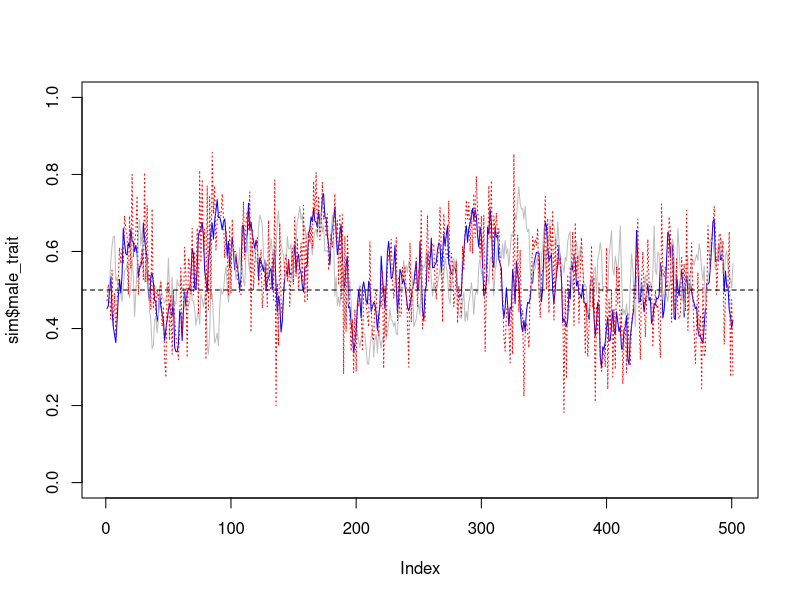

Generate this figure with R: (Note: this script raises an error after producing the figure.)
#### parameters ####

## list of global parameters
p <- list(
  nb_class = c(1,1), ## i classes of juveniles; non reproductive; only the last observes
  ## j classes of adults; reproductive; only the last does not observe
  K = 200, ## pop size
  female_strategy = "conformity", ## alternatives: "koinophilia" or "conformity"
  survival = 0.9, ## must be < 1
  ageing = 0.1, ## probability to stay in the same age class from one time step to the next
  initial_trait_frequency = 0.5, # initial probability that males have trait 1 (and neutral trait 1)
  # initial_choice_frequency = 0.1, # initial probability that females have chosen trait 1
  n_matings = 10, ## maximum number of matings for males at every time step, must be > 0
  mutation_rate = 0.1, ## with heritability = 1 - mutation_rate
  n_obs = 10, ## maximal number of couples observed per female
  c = 0.6, ## copying rate
  n_steps_removed = 50) ## must be > 0

## dataframe for parameters variation
param_variation <- expand.grid(n_obs = c(4, 6, 8, 10, 15),
                               mutation_rate = c(0.1, 0.3, 0.5),
                               c = seq(0.6, 0.8, 0.05))
param_variation_null <- expand.grid(n_obs = 0,
                                    mutation_rate = c(0.1, 0.3, 0.5),
                                    c = seq(0.6, 0.8, 0.05))

## number of replicates per combination of parameters
n_replicates <- 100

## total number of simulations to run
n_simus <- nrow(param_variation) * n_replicates

## number of time steps
n_steps <- 200


#### functions to run simulations ####

# parameters <- p

init_pop <- function(parameters) {
  males <- matrix(NA, nrow = parameters$K, ncol = 4) ## age / trait / neutral trait / alive / nb of matings    
  females <- matrix(NA, nrow = parameters$K, ncol = 7) ## age / trait / neutral trait / alive / observed / preferred / ID male chosen
  colnames(males) <- c("age", "trait", "neutral", "alive")
  colnames(females) <- c("age", "trait", "neutral", "alive", "observed", "preferred", "ID_father")
  ## description of classes
  reproductive = c(rep(FALSE, parameters$nb_class[1]), rep(TRUE, parameters$nb_class[2]))
  observing = c(rep(FALSE, parameters$nb_class[1]-1), TRUE, rep(TRUE, parameters$nb_class[2]-1), FALSE)
  ## initial repartition among age classes
  ## geometric decrease in frequency, based on survival chances
  n <- with(parameters,sum(nb_class))
  pr <- with(parameters, survival^(1:n) / ((survival-survival^(n+1)) / (1-survival))) 
  ## randomly draw number of males
  n_males <- rbinom(1, size = parameters$K, prob = 1/2)
  n_females <- parameters$K - n_males
  ## random repartition of individuals among age classes
  n_males <- as.numeric(rmultinom(1, size = n_males, prob = pr)) # number of males per age class
  n_females <- as.numeric(rmultinom(1, size = n_females, prob = pr)) # number of females per age class
  
  n_tot_females <- sum(n_females) # total number of females
  n_tot_males <- sum(n_males) # total number of males
  
  ## Initialization of age, trait, neutral trait and "who is alive" for females and males
  if (n_tot_females > 0) {
    pos <- 1 : n_tot_females
    females[pos, "age"] <- rep(1:n, times = n_females) # initialization of age in the female matrix
    females[pos, "trait"] <- rbinom(n_tot_females, size = 1, prob = parameters$initial_trait_frequency) # initialization of trait
    females[pos, "neutral"] <- rbinom(n_tot_females, size = 1, prob = parameters$initial_trait_frequency) # initialization of neutral trait
    females[pos, "alive"] <- 1 # initialization of "who is alive"
  }
  if (n_tot_males > 0) {
    pos <- 1 : n_tot_males 
    males[pos, "age"] <- rep(1:n, times = n_males) # initialization of age in the male matrix
    males[pos, "trait"] <- rbinom(n_tot_males, size = 1, prob = parameters$initial_trait_frequency) # initialization of trait
    males[pos, "neutral"] <- rbinom(n_tot_males, size = 1, prob = parameters$initial_trait_frequency) # initialization of neutral trait
    males[pos, "alive"] <- 1 # initialization of "who is alive"
  }
  
  ## Initialization of male chosen for reproductive females
  pos_f <- which(reproductive[females[, 1]]) # positions of reproductive females
  pos_m <- which(reproductive[males[, 1]]) # positions of reproductive males
  if (length(pos_f) > 0 & length(pos_m) > 0) {
    if (length(pos_m) == 1) {
      females[pos_f, "ID_father"] <- pos_m
    } else {
      females[pos_f, "ID_father"] <- sample(pos_m, size = length(pos_f), replace = TRUE)
    }
  }
  
  return(list(males = males, females = females, reproductive = reproductive, observing = observing))
}
# 
# parameters <- p
# tmax <- 10
# return_tradition_only = FALSE

dynamics <- function(tmax, parameters, return_tradition_only = FALSE) { # if return_tradition_only = FALSE, store raw temporal results, if not, store only one tradition (duration) per simulation
  ## initialization
  pop <- init_pop(parameters)
  
  nb <- sum(parameters$nb_class) # number of age classes
  n_females <- n_females_old <- table(factor(pop$females[, "age"], levels = 1 : nb)) # number of females per age class
  n_males <- n_males_old <- table(factor(pop$males[, "age"], levels = 1 : nb)) # number of males per age class
  
  ## prepare vectors and matrices to store output (only if we store raw results)
  if (!return_tradition_only) {
    # for males
    sequence_trait_m <- sequence_neutral_m <- rep(NA, tmax + 1)
    sequence_trait_m[1] <- mean(pop$males[, "trait"], na.rm = TRUE)
    sequence_neutral_m[1] <- mean(pop$males[, "neutral"], na.rm = TRUE)
    # for females
    sequence_trait_f <- sequence_neutral_f <- rep(NA, tmax + 1)
    sequence_observed <- sequence_preferred <- sequence_choice <- rep(NA, tmax + 1)
    sequence_trait_f[1] <- mean(pop$females[, "trait"], na.rm = TRUE)
    sequence_neutral_f[1] <- mean(pop$females[, "neutral"], na.rm = TRUE)
    sequence_choice[1] <- mean(pop$males[pop$females[, "ID_father"], "trait"], na.rm = TRUE)
    sequence_observed[1] <- NA
    sequence_preferred[1] <- NA
    # number of individuals in each age class
    pop_size <- matrix(NA, nrow = tmax + 1, ncol = 2*nb)
    pop_size[1,] <- c(n_females, n_males)
  } else {
    mean_choice <- NA
    trad_duration <- NA
  }
  sequence_nb_demos <- sequence_nb_observations <- rep(NA, tmax + 1)
  sequence_nb_demos[1] <- NA
  sequence_nb_observations[1] <- NA
  
  ## start loop on time steps
  ## as females are "initialized" with a mate, reproduction must come first
  for(g in 1 : tmax) {
    
    ## position of females who reproduced in the previous step
    pos_fR <- which(pop$reproductive[pop$females[, "age"]] & !is.na(pop$females[, "ID_father"])) # position of the females who reproduced (demonstrator females)
    # if (length(pos_fR) == 0) { # if no mate choice at the previous step, we want to end the simulation
    #   print(g)
    #   print("no mate choice in the previous step, stop time, return results")
    #   break # go out of the loop on time steps, to store results
    # }
    # print("the next 2 lines are the position of females who mated and of males that have been chosen in the previous step")
    # print(pos_fR)
    # print(pop$females[pos_fR, "ID_father"])
    
    ## observations / preference
    pos_fO <- which(pop$observing[pop$females[, "age"]]) # position of observing females
    if (length(pos_fO) == 0) {
      # print(g)
      # print("no observing females")
    }
    if (parameters$n_obs == 0) { # preference in the null model, for n_obs = 0
      pop$females[pos_fO, "observed"] <- NA # nothing is observed
      pop$females[pos_fO, "preferred"] <- rbinom(length(pos_fO), size = 1, prob = 1/2) # the preference is random
      sequence_nb_observations[g + 1] <- parameters$n_obs
    } else { # preference in the social model, for n_obs > 0
      # we need the trait of the observed males
      if (parameters$female_strategy == "conformity") { # if female strategy is conformity
        traits_observed_males <- pop$males[pop$females[pos_fR, "ID_father"], "trait"] # traits of males who reproduced with the demonstrator females at g-1
      }
      if (parameters$female_strategy == "koinophilia") { # if female strategy is koinophilia
        traits_observed_males <- pop$males[which(pop$reproductive[pop$males[, "age"]]), "trait"] # traits of reproductive males who are present at g
      }
      # if (!return_tradition_only) sequence_nb_demos[g + 1] <- length(traits_observed_males) # store the number of social info available
      
      if (parameters$n_obs >= length(traits_observed_males)) { # case where there is less to observe than what females could: all females observe the same matings
        sequence_nb_observations[g + 1] <- length(traits_observed_males) # the effective number of observations is the number of available matings to observe
        if (length(traits_observed_males) == 0) { # if there is nothing to observe at this time step, the preference is random
          # print(g)
          # print("nothing to observe, because no repro females or repro males at the previous step")
          pop$females[pos_fO, "observed"] <- NA
          pop$females[pos_fO, "preferred"] <- rbinom(length(pos_fO), size = 1, prob = 1/2)
        } else {
          fr_obs <- mean(traits_observed_males) # frequency for trait 1 observed
          pop$females[pos_fO, "observed"] <- fr_obs
          if (fr_obs > 1/2) {
            pop$females[pos_fO, "preferred"] <- 1
          } 
          else {
            if (fr_obs == 1/2) {
              pop$females[pos_fO,"preferred"] <- rbinom(length(pos_fO), size = 1, prob = 1/2)
            } 
            else {
              pop$females[pos_fO,"preferred"] <- 0
            }
          }
        }
      }
      if (parameters$n_obs < length(traits_observed_males)) { # could be replaced by a else?
        # case where there are more matings to observe than what females can observe
        # use a hypergeometric sampling for each female
        # and determine which male trait value is most frequent among the observations
        sequence_nb_observations[g + 1] <- parameters$n_obs
        nb_1 <- sum(traits_observed_males) # number of 1 in all possible observations
        nb_0 <- length(traits_observed_males) - nb_1 # number of 0 in all possible observations
        nb_1_obs <- rhyper(length(pos_fO), nb_1, nb_0, parameters$n_obs) # number of 1 observed by each observer female
        fr_obs <- nb_1_obs/parameters$n_obs # frequency of 1 observed for each observer female
        pop$females[pos_fO, "observed"] <- fr_obs
        pop$females[pos_fO, "preferred"] <- ifelse(fr_obs > 1/2, 1, 0)
        l <- fr_obs == 1/2
        if (any(l)) {
          pop$females[pos_fO[l], "preferred"] <- rbinom(sum(l), size = 1, prob = 1/2)
        } 
      }
    } ## end of acquisition of the preference in the social model
    
    
    ## who will survive?
    pos <- which(pop$females[, "age"] < nb) # position of females of age class in which survival occurs (not the last age class)
    pop$females[pos, "alive"] <- with(parameters, rbinom(length(pos), size = 1, prob = survival)) # survival (1) or death (0) for every female
    pop$females[which(pop$females[, "age"] == nb), "alive"] <- 0 # females of the last age class will all die
    pos <- which(pop$males[, "age"] < nb) # position of males of age class in which survival occurs (not the last age class)
    pop$males[pos, "alive"] <- with(parameters, rbinom(length(pos), size = 1, prob = survival)) # survival (1) or death (0) for every male
    pop$males[which(pop$males[, "age"] == nb), "alive"] <- 0 # males of the last age class will all die
    
    ## how many newborns to keep pop size constant?
    nb_newborns <- parameters$K - sum(pop$males[, "alive"], na.rm = TRUE) - sum(pop$females[, "alive"], na.rm = TRUE)
    if (nb_newborns < 0) stop("Number of newborns cannot be negative!") # check that everything is OK, in principle this could be removed...
    if (nb_newborns > parameters$K) stop("Number of newborns cannot excess max population size!")
    
    ## randomly draw the identity of the mother / transmission of trait
    if (length(pos_fR) > 0) { # if there are mothers...
      if (nb_newborns > 0) { # ... and space for newborns
        if (length(pos_fR) == 1) {
          who_is_the_mother <- pos_fR
        } else {
          who_is_the_mother <- sample(pos_fR, size = nb_newborns, replace = TRUE)
        }
        who_is_the_father <- pop$females[who_is_the_mother, "ID_father"] # position of the father for each newborn
        # compute trait values for newborns, as transmitted by the two parents
        # print("the next 4 lines are who_is_the_mother, who_is_the_father and theirs relative traits")
        # print(who_is_the_mother)
        # print(who_is_the_father)
        # print(pop$females[who_is_the_mother, "trait"])
        # print(pop$males[who_is_the_father, "trait"])
        newborn_trait <- ifelse(runif(nb_newborns) < 0.5, pop$females[who_is_the_mother, "trait"], pop$males[who_is_the_father, "trait"])
        newborn_neutral <- ifelse(runif(nb_newborns) < 0.5, pop$females[who_is_the_mother, "neutral"], pop$males[who_is_the_father, "neutral"])
        # print("next line = generation")
        # print(g)
        # print("next line = newborn_trait")
        # print(newborn_trait)
        # print("next line = newborn_neutral")
        # print(newborn_neutral)
        # print("next 2 lines = mother and father traits")
        # print(pop$females[who_is_the_mother, "trait"])
        # print(pop$males[who_is_the_father, "trait"])
        # mutation
        # mutation_rate <- 1 - parameters$heritability
        mute <- runif(nb_newborns) < parameters$mutation_rate
        if (any(mute)) newborn_trait[mute] <- rbinom(sum(mute), size = 1, prob = 1/2)
        mute <- runif(nb_newborns) < parameters$mutation_rate
        if (any(mute)) newborn_neutral[mute] <- rbinom(sum(mute), size = 1, prob = 1/2)
        # print("the next line is newborns traits, and male newborn traits")
        # print(newborn_trait)
        # are newborns males or females ?
        newborn_female <- runif(nb_newborns) < 0.5 # TRUE if the newborn is a female
      } else {print("no space for newborns at this step")}
    } else {print("no newborns because no repo females at this step")}

    ## ageing / death
    pop$males[pop$males[, "alive"] == 0, ] <- NA # rows of NA for dead males
    pos_males_age <- which(!is.na(pop$males[, "age"]))
    pop$males[pos_males_age, "age"] <- ifelse(runif(length(pos_males_age)) > parameters$ageing, pop$males[pos_males_age, "age"] + 1, pop$males[pos_males_age, "age"])
    # pop$males[, "age"] <- pop$males[, "age"] + 1
    pop$females[pop$females[, "alive"] == 0, ] <- NA # rows of NA for dead females
    pos_females_age <- which(!is.na(pop$females[, "age"]))
    pop$females[pos_females_age, "age"] <- ifelse(runif(length(pos_females_age)) > parameters$ageing, pop$females[pos_females_age, "age"] + 1, pop$females[pos_females_age, "age"])
    # pop$females[, "age"] <- pop$females[, "age"] + 1

    
    # add newborns to tables
    if (length(pos_fR) > 0) { # if there are mothers...
      if (nb_newborns > 0) { # ... and space for newborns: there are newborns to add to tables
        if (length(newborn_female) > 0 & any(newborn_female)) { # female newborns
          pos <- which(is.na(pop$females[, "age"])) # all empty spaces in the matrix
          pos_f <- pos[1 : sum(newborn_female)] # the empty spaces that will be used to store newborns
          pop$females[pos_f, "trait"] <- newborn_trait[newborn_female]
          pop$females[pos_f, "neutral"] <- newborn_neutral[newborn_female]
          pop$females[pos_f, "age"] <- 1
          pop$females[pos_f, "alive"] <- 1
        }
        if (length(newborn_female) > 0 & any(!newborn_female)) { # male newborns
          pos <- which(is.na(pop$males[, "age"])) # all empty spaces in the matrix
          pos_m <- pos[1 : sum(!newborn_female)] # the empty spaces that will be used to store newborns
          # print(newborn_trait[!newborn_female])
          pop$males[pos_m, "trait"] <- newborn_trait[!newborn_female]
          pop$males[pos_m, "neutral"] <- newborn_neutral[!newborn_female]
          pop$males[pos_m, "age"] <- 1
          pop$males[pos_m, "alive"] <- 1
        }
      }
    }

    ## update who is reproductive (who will have to choose a mate)
    pos_fR <- which(pop$reproductive[pop$females[, "age"]])
    pos_mR <- which(pop$reproductive[pop$males[, "age"]])
    
    if (length(pos_fR) == 0) {
      print(g)
      print("no more reproductive females in the pop")
      nb_repro <- 0
      break
    }
    if (length(pos_mR) == 0) {
      print(g)
      print("no more reproductive males in the pop, stop time, return results")
      nb_repro <- 0
      break
    }
    
    ## mating based on preferences with competition among males
    pop$females[, "ID_father"] <- NA # reset the column of chosen mates from the previous time step
    pos_f_non_mated <- which(pop$reproductive[pop$females[, "age"]] & is.na(pop$females[, "ID_father"])) # females who have to choose a mate
    pos_m_non_mated <- pos_mR # males who still have matings to make
    nb_matings_males <- rep(parameters$n_matings, length(pos_mR)) # number of matings to make for each male
    names(nb_matings_males) <- pos_mR
    
    while (length(pos_f_non_mated) > 0 && length(pos_m_non_mated) > 0) { # as long as there are males and females available to mate
      # stop the while loop if c = 1 and all females preferences are different from males traits (no choice possible, the while loop would never end)
      if (parameters$c == 1 & !any(pop$females[pos_f_non_mated, "preferred"] %in% pop$males[pos_m_non_mated, "trait"])) {  
        break }
      
      pos_f_met <- pos_m_met <- NULL # vectors of females and males who will meet each other
      if (length(pos_f_non_mated) > length(pos_m_non_mated)) { # if there are more females to mate than males available
        pos_f_met <- sample(pos_f_non_mated, length(pos_m_non_mated), replace = FALSE) # we randomly select the females who will have a mate
        pos_m_met <- pos_m_non_mated
      }
      if (length(pos_m_non_mated) > length(pos_f_non_mated)) { # if there are more males available than females
        pos_m_met <- sample(pos_m_non_mated, length(pos_f_non_mated), replace = FALSE) # we randomly select one male for each female to meet with
        pos_f_met <- pos_f_non_mated
      }
      if (length(pos_m_non_mated) == length(pos_f_non_mated) && length(pos_m_non_mated) > 1) { # if there are as many males as females available (and > 1)
        pos_m_met <- sample(pos_m_non_mated) # all males available are met, we just reorder the vector of males
        pos_f_met <- pos_f_non_mated
      }
      if (length(pos_m_non_mated) == length(pos_f_non_mated) && length(pos_m_non_mated) == 1) { # if there are as many males as females available (1 of each)
        pos_m_met <- pos_m_non_mated # the last male available is met by the last female 
        pos_f_met <- pos_f_non_mated
      }
      
      pr <- ifelse(pop$males[pos_m_met, "trait"] == pop$females[pos_f_met, "preferred"], # probability to accept the sampled (met) male, for each female
                   parameters$c,
                   1 - parameters$c)
      
      if(any(is.na(pop$males[pos_m_met, "trait"]))) stop("NA in met males traits")
      if (any(pr < 0) | any(pr > 1)) stop("Invalid probability value!")
      
      chosen <- rbinom(length(pos_f_met), size = 1, prob = pr) # is the male chosen or not, for every female
      
      if (any(chosen == 1)) { # if matings occur, store the choice of females and update the vectors of males and females still available for mating
        pop$females[pos_f_met[chosen == 1], "ID_father"] <- pos_m_met[chosen == 1]
        pos_f_non_mated <- pos_fR[is.na(pop$females[pos_fR, "ID_father"])] # update positions of females without a mate
        
        nb_matings_males[as.character(pos_m_met[chosen == 1])] <- nb_matings_males[as.character(pos_m_met[chosen == 1])] - 1 # remove a mating for males who mated
        pos_m_non_mated <- pos_m_non_mated[nb_matings_males > 0] # keep only males who still have matings to make
        nb_matings_males <- nb_matings_males[nb_matings_males > 0] # keep only males who still have matings to make
      }
    }
    
    ## number of demonstrations during that time step
    nb_repro <- length(which(pop$reproductive[pop$females[, "age"]] & !is.na(pop$females[, "ID_father"])))
    sequence_nb_demos[g + 1] <- nb_repro
    
    ## done with that time step, store output
    
    # if (!any(!is.na(pop$females[, "age"])) || !any(!is.na(pop$males[, "age"]))) {
    #   g <- g - 1
    #   print("male or female extinction")
    #   break # go out of the for (generations) loop
    # }
    
    if (!return_tradition_only) { # outputs if we store raw temporal results
      # for males
      sequence_trait_m[g + 1] <- mean(pop$males[, "trait"], na.rm = TRUE)
      sequence_neutral_m[g + 1] <- mean(pop$males[, "neutral"], na.rm = TRUE)
      # for females
      sequence_trait_f[g + 1] <- mean(pop$females[, "trait"], na.rm = TRUE)
      sequence_neutral_f[g + 1] <- mean(pop$females[, "neutral"], na.rm = TRUE)
      sequence_observed[g + 1] <- mean(pop$females[, "observed"], na.rm = TRUE)
      sequence_preferred[g + 1] <- mean(pop$females[, "preferred"], na.rm = TRUE)
      sequence_choice[g + 1] <- mean(pop$males[pop$females[, "ID_father"], "trait"], na.rm = TRUE)
      # number of individuals in each age class
      n_females <- table(factor(pop$females[, "age"], levels = 1 : nb))
      n_males  <- table(factor(pop$males[, "age"], levels = 1 : nb))      
      pop_size[g + 1, ] <- c(n_females, n_males)
    }
    else { # if we store results for one tradition only, compute the duration of the tradition and stops the simulation if the tradition ends
      if (g == parameters$n_steps_removed) {
        mean_choice <- mean(pop$males[pop$females[, "ID_father"], "trait"], na.rm = TRUE)
        trad_duration <- 0
      }
      if (g > parameters$n_steps_removed) { # start computing the duration of the tradition and return results if the tradition ends
        mean_choice_old <- mean_choice # mean choice at g-1
        mean_choice <- mean(pop$males[pop$females[, "ID_father"], "trait"], na.rm = TRUE) # mean choice at g
        # print("the next 2 lines are mean_choice_old and mean_choice")
        # print(mean_choice_old)
        # print(mean_choice)
        # XOR operator (exclusive or): TRUE if one input is FALSE and the other is TRUE; FALSE if the two are TRUE, or if the two are FALSE
        if (xor(mean_choice > 0.5, mean_choice_old > 0.5)) return(c(last_time_step = g, mean_choice_last_step = mean_choice_old, 
                                                                    n_repro_last_step = nb_repro, mean_demos = mean(sequence_nb_demos, na.rm = T),
                                                                    mean_n_obs = mean(sequence_nb_observations, na.rm = T),
                                                                    tradition_duration = trad_duration))
        trad_duration <- trad_duration + 1
      }
    }
  } ## end of for loop (generations)
  
  ## done with all time steps, return results
  if (!return_tradition_only) {
    results <- list(population = pop, 
                    male_trait = sequence_trait_m, male_neutral = sequence_neutral_m,
                    female_trait = sequence_trait_f, female_neutral = sequence_neutral_f,
                    observed = sequence_observed, preference = sequence_preferred,
                    choice = sequence_choice, effective_nobs = sequence_nb_observations,
                    n_demos = sequence_nb_demos,
                    size = pop_size)
    return(results)
  } 
  else {
    return(c(last_time_step = g, mean_choice_last_step = mean_choice, 
             n_repro_last_step = nb_repro, mean_demos = mean(sequence_nb_demos, na.rm = T),
             mean_n_obs = mean(sequence_nb_observations, na.rm = T),
             tradition_duration = trad_duration))
  }
}

# p$c <- 0.7
# p$n_matings <- 2
# (test <- dynamics(150, p, return_tradition_only = T))

# test code
p$K <- 200
p$nb_class <- c(1,1)
p$ageing <- 0.1
p$female_strategy <- "conformity"
p$n_obs <- 0
p$c <- 0.5
p$mutation_rate <- 0.1
p$n_matings <- 10
p$n_steps_removed <- 100
sim <- dynamics(500, p, return_tradition_only = F)

# test plot
plot(sim$male_trait, type = "l", col = "blue", ylim = c(0,1))
lines(sim$male_neutral, col = "gray")
lines(sim$choice, col = "red", lty = 3)
abline(h = 0.5, lty = 2)

# test Grangier causality
data <- as.data.frame(cbind(sim$male_trait, sim$choice))
colnames(data) <- c("male_trait", "female_choice")

grangertest(male_trait ~ female_choice, order = 5, data = data)
# order 1: F = 4.9, order 2: F = 7.2, order 3: F = 6.4
grangertest(female_choice ~ male_trait, order = 5, data = data)
# order 1: F = 788.9, order 2: F = 196.1, order 3: F = 136

# nb <- sum(p$nb_class)
# coul <- NULL
# for(i in 1 : nb) coul <- c(coul, adjustcolor("indianred", alpha.f = i/nb))
# for(i in 1 : nb) coul <- c(coul, adjustcolor("steelblue", alpha.f = i/nb))
# barplot(t(sim$size[1:100, ]), col = coul)

## function inputs:
# param_grid = dataframe for parameters variation
# parameters = list of global parameters
# file_name = name of the file in which we store results
# n_replicates = number of replicates for each parameters combination
# tmax = number of time steps in each simulation

param_grid <- param_variation
parameters <- p
file_name <- "test.csv"
n_replicates = 10
tmax = 100

parameters_exploration <- function(param_grid, parameters, file_name, n_replicates = 10, tmax = 200) {
  n_simus <- nrow(param_grid) * n_replicates
  simu_index <- 1
  for (i in 1 : nrow(param_grid)) {
    parameters[colnames(param_grid)] <- param_grid[i,] # set parameters value for the simulation to run
    # print(param_grid[i,])
    for (r in 1 : n_replicates) {
      cat(simu_index, "/", n_simus, "\n")
      simu <- try(dynamics(tmax, parameters, return_tradition_only = TRUE)) # run the simulation
      if (simu_index == 1) { # set up the file to store results
        cat("", "simu", colnames(param_grid), "replicate", names(simu), sep = ";", file = file_name, append = FALSE) # columns names in the file
        cat("\n", file = file_name, append = TRUE) # skip a line
      }
      if ("try-error" %in% class(simu)) { # try ro run the simulation, return NA in the results if there is an error
        # c(generation = NA, mean_choice = NA, tradition_duration = NA) # to be changed in something more generic
        cat(simu_index, i, unlist(param_grid[i,]), r, rep(NA, length(simu)), sep = ";", file = file_name, append = TRUE)
        cat("\n", file = file_name, append = TRUE) # skip a line
      }
      else {
        cat(simu_index, i, unlist(param_grid[i,]), r, simu, sep = ";", file = file_name, append = TRUE) # store results of the simulation in one row of the file
        cat("\n", file = file_name, append = TRUE) # skip a line
      }
      simu_index <- simu_index + 1
    }
  }
}

# test code
# gr <- expand.grid(heritability = seq(0.1, 0.9, by = 0.1), c = seq(0.5, 1, length = 10))
# parameters_exploration(gr, p, "toto.csv", tmax = 100)
parameters_exploration(param_grid, parameters, file_name, n_replicates = 10, tmax = 200)
